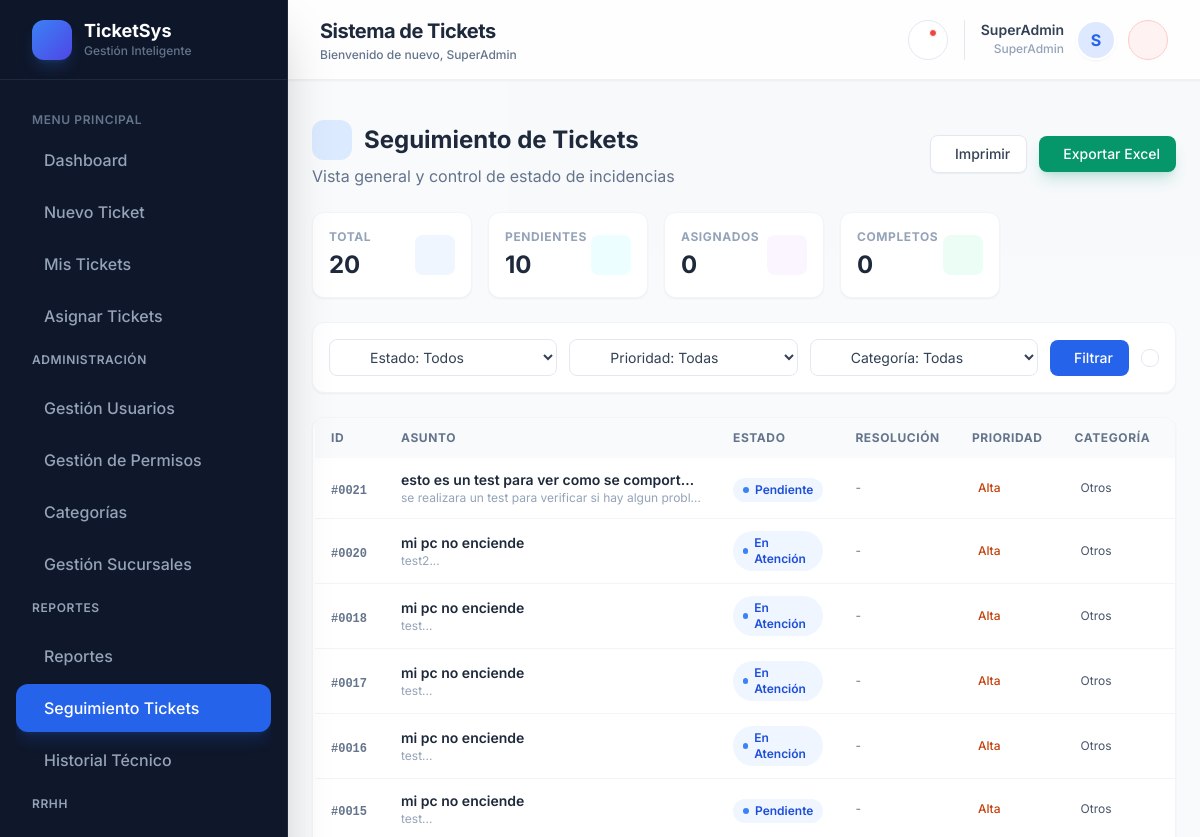
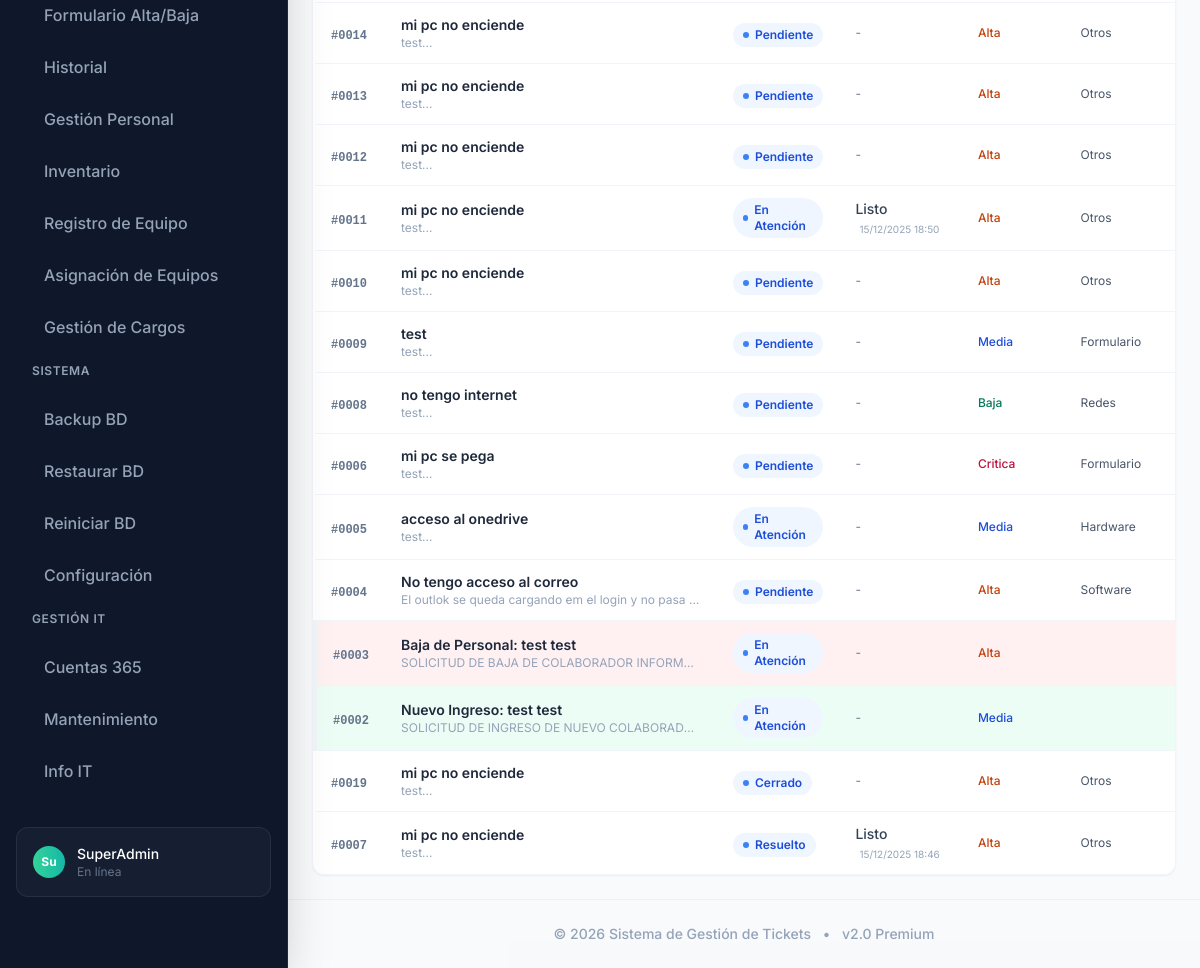
The app's page /index.php?view=seguimiento (signed in) with its own data (2 pictures, top to bottom).
### tables this page shows
CREATE TABLE `tickets` (
  `id` int(11) NOT NULL AUTO_INCREMENT,
  `titulo` varchar(150) NOT NULL,
  `descripcion` text NOT NULL,
  `resolucion` text DEFAULT NULL,
  `prioridad` enum('Baja','Media','Alta','Critica') DEFAULT 'Media',
  `estado` enum('Abierto','Pendiente','En Progreso','En Atención','Resuelto','Cerrado') DEFAULT 'Pendiente',
  `creador_id` int(11) NOT NULL COMMENT 'Usuario que creó el ticket',
  `categoria_id` int(11) DEFAULT NULL,
  `fecha_creacion` timestamp NOT NULL DEFAULT current_timestamp(),
  `fecha_actualizacion` timestamp NOT NULL DEFAULT current_timestamp() ON UPDATE current_timestamp(),
  PRIMARY KEY (`id`),
  KEY `fk_ticket_creador` (`creador_id`),
  KEY `fk_ticket_categoria` (`categoria_id`),
  CONSTRAINT `fk_ticket_categoria` FOREIGN KEY (`categoria_id`) REFERENCES `categorias` (`id`) ON DELETE SET NULL ON UPDATE CASCADE,
  CONSTRAINT `fk_ticket_creador` FOREIGN KEY (`creador_id`) REFERENCES `usuarios` (`id`) ON DELETE CASCADE ON UPDATE CASCADE
);

CREATE TABLE `categorias` (
  `id` int(11) NOT NULL AUTO_INCREMENT,
  `nombre` varchar(50) NOT NULL COMMENT 'Ej: Hardware, Software, Redes, Acceso',
  PRIMARY KEY (`id`)
);

### seccion_seguimiento_tickets.php (the view, shortened to what this page needs)
<?php
$total_tickets = count($tickets);
$tickets_abiertos = count(array_filter($tickets, fn($t) => $t['estado'] === 'Pendiente'));
$tickets_en_proceso = count(array_filter($tickets, fn($t) => $t['estado'] === 'Asignado'));
$tickets_resueltos = count(array_filter($tickets, fn($t) => $t['estado'] === 'Completo'));
$filtro_estado = $_GET['filtro_estado'] ?? 'todos';
$filtro_prioridad = $_GET['filtro_prioridad'] ?? 'todos';
$filtro_categoria = $_GET['filtro_categoria'] ?? 'todos';
$tickets_filtrados = $tickets;
?>
<div class="p-6">
    <div class="flex flex-col md:flex-row md:items-center justify-between gap-4 mb-6">
        <div>
            <h2 class="text-2xl font-bold text-slate-800 flex items-center gap-3">
                <div class="w-10 h-10 rounded-xl bg-blue-100 flex items-center justify-center text-blue-600">
                </div>
                Seguimiento de Tickets
            </h2>
            <p class="text-slate-500 mt-1">Vista general y control de estado de incidencias</p>
        </div>
        <div class="flex items-center gap-3">
            <button onclick="window.print()"
                class="px-4 py-2 bg-white border border-slate-200 hover:bg-slate-50 text-slate-700 font-medium rounded-lg transition-all shadow-sm flex items-center gap-2 text-sm">
                <span>Imprimir</span>
            </button>
            <button onclick="exportarExcelSeguimiento()"
                class="px-4 py-2 bg-emerald-600 hover:bg-emerald-700 text-white font-medium rounded-lg transition-all shadow-lg shadow-emerald-600/20 flex items-center gap-2 text-sm">
                <span>Exportar Excel</span>
            </button>
        </div>
    </div>
    <div class="grid grid-cols-2 md:grid-cols-5 gap-4 mb-6">
        <a href="index.php?view=seguimiento"
            class="bg-white p-4 rounded-xl border border-slate-100 shadow-sm flex items-center justify-between group hover:border-blue-200 transition-colors cursor-pointer">
            <div>
                <p class="text-xs font-bold text-slate-400 uppercase tracking-wider mb-1">Total</p>
                <h3 class="text-2xl font-bold text-slate-800"><?php echo $total_tickets; ?></h3>
            </div>
            <div
                class="w-10 h-10 rounded-lg bg-blue-50 text-blue-600 flex items-center justify-center text-xl group-hover:scale-110 transition-transform">
            </div>
        </a>
        <a href="index.php?view=seguimiento&filtro_estado=Pendiente"
            class="bg-white p-4 rounded-xl border border-slate-100 shadow-sm flex items-center justify-between group hover:border-cyan-200 transition-colors cursor-pointer">
            <div>
                <p class="text-xs font-bold text-slate-400 uppercase tracking-wider mb-1">Pendientes</p>
                <h3 class="text-2xl font-bold text-slate-800"><?php echo $tickets_abiertos; ?></h3>
            </div>
            <div
                class="w-10 h-10 rounded-lg bg-cyan-50 text-cyan-600 flex items-center justify-center text-xl group-hover:scale-110 transition-transform">
            </div>
        </a>
        <a href="index.php?view=seguimiento&filtro_estado=Asignado"
            class="bg-white p-4 rounded-xl border border-slate-100 shadow-sm flex items-center justify-between group hover:border-purple-200 transition-colors cursor-pointer">
            <div>
                <p class="text-xs font-bold text-slate-400 uppercase tracking-wider mb-1">Asignados</p>
                <h3 class="text-2xl font-bold text-slate-800"><?php echo $tickets_en_proceso; ?></h3>
            </div>
            <div
                class="w-10 h-10 rounded-lg bg-purple-50 text-purple-600 flex items-center justify-center text-xl group-hover:scale-110 transition-transform">
            </div>
        </a>
        <a href="index.php?view=seguimiento&filtro_estado=Completo"
            class="bg-white p-4 rounded-xl border border-slate-100 shadow-sm flex items-center justify-between group hover:border-emerald-200 transition-colors cursor-pointer">
            <div>
                <p class="text-xs font-bold text-slate-400 uppercase tracking-wider mb-1">Completos</p>
                <h3 class="text-2xl font-bold text-slate-800"><?php echo $tickets_resueltos; ?></h3>
            </div>
            <div
                class="w-10 h-10 rounded-lg bg-emerald-50 text-emerald-600 flex items-center justify-center text-xl group-hover:scale-110 transition-transform">
            </div>
        </a>
    </div>
    <div class="bg-white rounded-xl border border-slate-100 shadow-sm p-4 mb-6">
        <form method="GET" action="index.php" class="flex flex-wrap items-center gap-3">
            <div class="flex-1 min-w-[150px]">
                <div class="relative">
                    <select name="filtro_estado"
                        class="w-full pl-9 pr-3 py-2 bg-white border border-slate-200 rounded-lg focus:ring-2 focus:ring-blue-500 outline-none text-sm text-slate-700">
                        <option value="todos" <?php echo $filtro_estado === 'todos' ? 'selected' : ''; ?>>Estado: Todos
                        </option>
                    </select>
                </div>
            </div>
            <div class="flex-1 min-w-[150px]">
                <div class="relative">
                    <select name="filtro_prioridad"
                        class="w-full pl-9 pr-3 py-2 bg-white border border-slate-200 rounded-lg focus:ring-2 focus:ring-blue-500 outline-none text-sm text-slate-700">
                        <option value="todos" <?php echo $filtro_prioridad === 'todos' ? 'selected' : ''; ?>>Prioridad:
                            Todas</option>
                    </select>
                </div>
            </div>
            <div class="flex-1 min-w-[150px]">
                <div class="relative">
                    <select name="filtro_categoria"
                        class="w-full pl-9 pr-3 py-2 bg-white border border-slate-200 rounded-lg focus:ring-2 focus:ring-blue-500 outline-none text-sm text-slate-700">
                        <option value="todos" <?php echo $filtro_categoria === 'todos' ? 'selected' : ''; ?>>Categoría:
                            Todas</option>
                    </select>
                </div>
            </div>
            <button type="submit"
                class="px-4 py-2 bg-blue-600 hover:bg-blue-700 text-white font-medium rounded-lg transition-colors flex items-center gap-2 text-sm">
                Filtrar
            </button>
            <a href="index.php?view=seguimiento"
                class="p-2 bg-white border border-slate-200 hover:bg-slate-50 text-slate-600 rounded-lg transition-colors"
                title="Limpiar Filtros">
            </a>
        </form>
    </div>
    <div class="bg-white rounded-xl border border-slate-100 shadow-sm overflow-hidden">
        <div class="overflow-x-auto">
            <table class="w-full text-left border-collapse">
                <thead class="bg-slate-50">
                    <tr>
                        <th class="px-4 py-3 text-xs font-bold text-slate-500 uppercase tracking-wider">ID</th>
                        <th class="px-4 py-3 text-xs font-bold text-slate-500 uppercase tracking-wider">Asunto</th>
                        <th class="px-4 py-3 text-xs font-bold text-slate-500 uppercase tracking-wider">Estado</th>
                        <th class="px-4 py-3 text-xs font-bold text-slate-500 uppercase tracking-wider">Resolución</th>
                        <th class="px-4 py-3 text-xs font-bold text-slate-500 uppercase tracking-wider">Prioridad</th>
                        <th class="px-4 py-3 text-xs font-bold text-slate-500 uppercase tracking-wider">Categoría</th>
                        <th class="px-4 py-3 text-xs font-bold text-slate-500 uppercase tracking-wider">Solicitante</th>
                    </tr>
                </thead>
                <tbody class="divide-y divide-slate-100 bg-white">
                    <?php if (empty($tickets_filtrados)): ?>
                        <tr>
                            <td colspan="8" class="px-6 py-12 text-center">
                                <div class="flex flex-col items-center justify-center">
                                    <div class="w-12 h-12 bg-slate-50 rounded-full flex items-center justify-center mb-3">
                                        <i class="ri-search-2-line text-2xl text-slate-300"></i>
                                    </div>
                                    <p class="text-slate-500 font-medium">No se encontraron tickets</p>
                                </div>
                            </td>
                        </tr>
                    <?php else: ?>
                        <?php foreach ($tickets_filtrados as $t): ?>
                            <?php
                            $prio_config = [
                                'Baja' => ['bg' => 'bg-emerald-50', 'text' => 'text-emerald-700', 'icon' => 'ri-arrow-down-line'],
                                'Media' => ['bg' => 'bg-blue-50', 'text' => 'text-blue-700', 'icon' => 'ri-subtract-line'],
                                'Alta' => ['bg' => 'bg-orange-50', 'text' => 'text-orange-700', 'icon' => 'ri-arrow-up-line'],
                                'Critica' => ['bg' => 'bg-rose-50', 'text' => 'text-rose-700', 'icon' => 'ri-alarm-warning-line']
                            ];
                            $pc = $prio_config[$t['prioridad']] ?? $prio_config['Media'];
                            $status_config = [
                                'Pendiente' => ['bg' => 'bg-blue-50', 'text' => 'text-blue-700', 'dot' => 'bg-blue-500'],
                                'Asignado' => ['bg' => 'bg-purple-50', 'text' => 'text-purple-700', 'dot' => 'bg-purple-500'],
                                'Completo' => ['bg' => 'bg-emerald-50', 'text' => 'text-emerald-700', 'dot' => 'bg-emerald-500']
                            ];
                            $sc = $status_config[$t['estado']] ?? $status_config['Pendiente'];
                            $rol_creador = '';
                            foreach ($usuarios as $u) {
                                if ($u['id'] == $t['creador_id']) {
                                    $rol_creador = $u['rol'];
                                    break;
                                }
                            }
                            $row_class = 'hover:bg-slate-50/80';
                            if ($rol_creador === 'RRHH') {
                                if (stripos($t['titulo'], 'Nuevo Ingreso') !== false) {
                                    $row_class = 'bg-emerald-50 hover:bg-emerald-100 border-l-4 border-l-emerald-400';
                                } elseif (stripos($t['titulo'], 'Baja de Personal') !== false) {
                                    $row_class = 'bg-rose-50 hover:bg-rose-100 border-l-4 border-l-rose-400';
                                }
                            }
                            ?>
                            <tr class="<?php echo $row_class; ?> transition-colors group">
                                <td class="px-4 py-3">
                                    <span
                                        class="font-mono text-xs font-bold text-slate-500">#<?php echo str_pad($t['id'], 4, '0', STR_PAD_LEFT); ?></span>
                                </td>
                                <td class="px-4 py-3">
                                    <div class="flex flex-col">
                                        <span
                                            class="text-sm font-semibold text-slate-800 group-hover:text-blue-600 transition-colors truncate max-w-[300px]"
                                            title="<?php echo htmlspecialchars($t['titulo']); ?>">
                                            <?php echo htmlspecialchars($t['titulo']); ?>
                                        </span>
                                        <span class="text-xs text-slate-400 truncate max-w-[300px]">
                                            <?php echo htmlspecialchars(substr($t['descripcion'], 0, 60)); ?>...
                                        </span>
                                    </div>
                                </td>
                                <td class="px-4 py-3">
                                    <span
                                        class="inline-flex items-center gap-1.5 px-2.5 py-1 rounded-full text-xs font-semibold <?php echo $sc['bg'] . ' ' . $sc['text']; ?>">
                                        <span class="w-1.5 h-1.5 rounded-full <?php echo $sc['dot']; ?>"></span>
                                        <?php echo htmlspecialchars($t['estado']); ?>
                                    </span>
                                </td>
                                <td class="px-4 py-3">
                                    <?php
                                    $res_raw = $t['resolucion'] ?? '';
                                    if ($res_raw && preg_match('/(?:📄\s*)?\[(.*?)\]\s*(.*)/s', $res_raw, $matches)) {
                                        $res_fecha = $matches[1];
                                        $res_msg = $matches[2];
                                        if (strtolower(trim($res_msg)) === 'ready') {
                                            $res_msg = 'Listo';
                                        }
                                        echo '<div class="flex flex-col">';
                                        echo '<span class="text-sm text-slate-700 font-medium leading-snug" title="' . htmlspecialchars($res_msg) . '">' . htmlspecialchars(substr($res_msg, 0, 80)) . (strlen($res_msg) > 80 ? '...' : '') . '</span>';
                                        echo '<span class="text-[10px] text-slate-400 mt-1 flex items-center gap-1"><i class="ri-calendar-check-line"></i> ' . htmlspecialchars($res_fecha) . '</span>';
                                        echo '</div>';
                                    } else {
                                        echo '<span class="text-xs text-slate-500 block max-w-[200px] truncate" title="' . htmlspecialchars($res_raw) . '">';
                                        echo htmlspecialchars($res_raw ? $res_raw : '-');
                                        echo '</span>';
                                    }
                                    ?>
                                </td>
                                <td class="px-4 py-3">
                                    <div class="flex items-center gap-1.5 text-xs font-medium <?php echo $pc['text']; ?>">
                                        <?php echo htmlspecialchars($t['prioridad']); ?>
                                    </div>
                                </td>
                                <td class="px-4 py-3">
                                    <div class="flex items-center gap-1.5 text-xs text-slate-600">
                                        <span
                                            class="truncate max-w-[120px]"><?php echo htmlspecialchars($t['categoria']); ?></span>
                                    </div>
                                </td>
                                <td class="px-4 py-3">
                                </td>
                            </tr>
                        <?php endforeach; ?>
                    <?php endif; ?>
                </tbody>
            </table>
        </div>
    </div>
</div>

### records on screen
tickets: id "0021", titulo "esto es un test para ver como se comport…", descripcion "se realizara un test para verificar si hay algun probl…", estado "Pendiente", resolucion "-", prioridad "Alta", categoria.nombre "Otros"
tickets: id "0020", titulo "mi pc no enciende", descripcion "test2", estado "En Atención", resolucion "-", prioridad "Alta", categoria.nombre "Otros"
tickets: id "0018", titulo "mi pc no enciende", descripcion "test", estado "En Atención", resolucion "-", prioridad "Alta", categoria.nombre "Otros"
tickets: id "0017", titulo "mi pc no enciende", descripcion "test", estado "En Atención", resolucion "-", prioridad "Alta", categoria.nombre "Otros"
tickets: id "0016", titulo "mi pc no enciende", descripcion "test", estado "En Atención", resolucion "-", prioridad "Alta", categoria.nombre "Otros"
tickets: id "0015", titulo "mi pc no enciende", descripcion "test", estado "Pendiente", resolucion "-", prioridad "Alta", categoria.nombre "Otros"
tickets: id "0014", titulo "mi pc no enciende", descripcion "test", estado "Pendiente", resolucion "-", prioridad "Alta", categoria.nombre "Otros"
tickets: id "0013", titulo "mi pc no enciende", descripcion "test", estado "Pendiente", resolucion "-", prioridad "Alta", categoria.nombre "Otros"
tickets: id "0012", titulo "mi pc no enciende", descripcion "test", estado "Pendiente", resolucion "-", prioridad "Alta", categoria.nombre "Otros"
tickets: id "0011", titulo "mi pc no enciende", descripcion "test", estado "En Atención", res_msg "Listo", res_fecha "15/12/2025 18:50", prioridad "Alta", categoria.nombre "Otros"
tickets: id "0010", titulo "mi pc no enciende", descripcion "test", estado "Pendiente", resolucion "-", prioridad "Alta", categoria.nombre "Otros"
tickets: id "0009", titulo "test", descripcion "test", estado "Pendiente", resolucion "-", prioridad "Media", categoria.nombre "Formulario"
tickets: id "0008", titulo "no tengo internet", descripcion "test", estado "Pendiente", resolucion "-", prioridad "Baja", categoria.nombre "Redes"
tickets: id "0006", titulo "mi pc se pega", descripcion "test", estado "Pendiente", resolucion "-", prioridad "Critica", categoria.nombre "Formulario"
tickets: id "0005", titulo "acceso al onedrive", descripcion "test", estado "En Atención", resolucion "-", prioridad "Media", categoria.nombre "Hardware"
tickets: id "0004", titulo "No tengo acceso al correo", descripcion "El outlok se queda cargando em el login y no pasa…", estado "Pendiente", resolucion "-", prioridad "Alta", categoria.nombre "Software"
tickets: id "0003", titulo "Baja de Personal: test test", descripcion "SOLICITUD DE BAJA DE COLABORADOR INFORM…", estado "En Atención", resolucion "-", prioridad "Alta"
tickets: id "0002", titulo "Nuevo Ingreso: test test", descripcion "SOLICITUD DE INGRESO DE NUEVO COLABORAD…", estado "En Atención", resolucion "-", prioridad "Media"
tickets: id "0019", titulo "mi pc no enciende", descripcion "test", estado "Cerrado", resolucion "-", prioridad "Alta", categoria.nombre "Otros"
tickets: id "0007", titulo "mi pc no enciende", descripcion "test", estado "Resuelto", res_msg "Listo", res_fecha "15/12/2025 18:46", prioridad "Alta", categoria.nombre "Otros"

### other values on screen
$titles[$view] "Sistema de Tickets"
$nombre_usuario "SuperAdmin"
$rol_usuario "SuperAdmin"
substr($nombre_usuario, 0, 1) "S"
$enlace['label'] "Dashboard"
$enlace['label'] "Nuevo Ticket"
$enlace['label'] "Mis Tickets"
$enlace['label'] "Asignar Tickets"
$grupo "ADMINISTRACIÓN"
$enlace['label'] "Gestión Usuarios"
$enlace['label'] "Gestión de Permisos"
$enlace['label'] "Categorías"
$enlace['label'] "Gestión Sucursales"
$grupo "REPORTES"
$enlace['label'] "Reportes"
